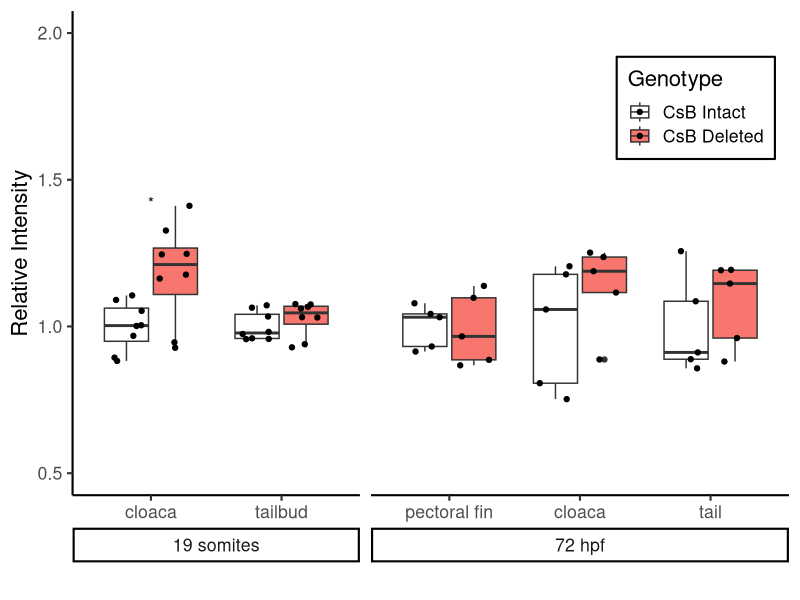
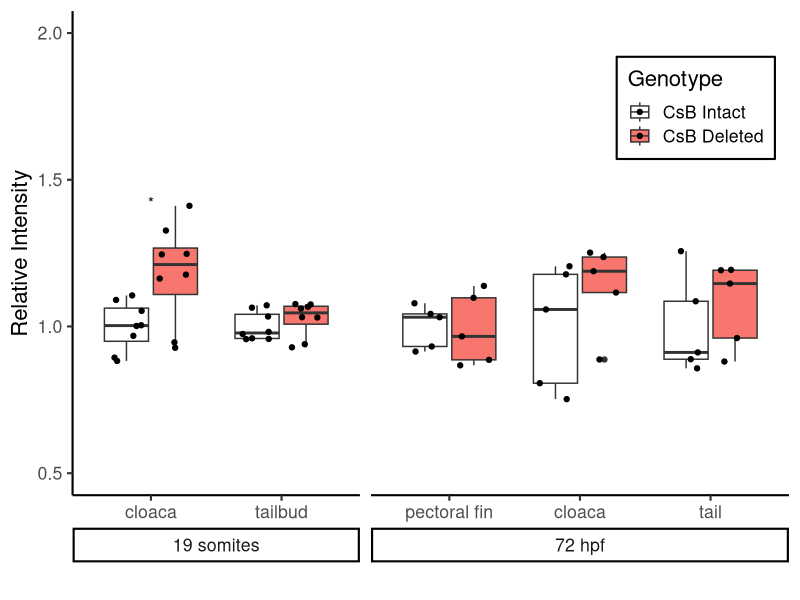

Reproduce these figures in R, in order.
library(openxlsx)
library(reshape2)
library(dplyr)
library(ggplot2)
library(ggpubr)

# Get the raw data from the excel document
data_075 <- read.xlsx("fluo_quantification/CsB reporter intensity.xlsx",
                      "0.75 dpf")
data_075_long <- melt(data_075, id.vars = c("Fish", "Genotype"),
                      variable.name = "Tissue")
data_3 <- read.xlsx("fluo_quantification/CsB reporter intensity.xlsx",
                    "3 dpf", sep.names = " ")
data_3_long <- melt(data_3, id.vars = c("Fish", "Genotype"),
                    variable.name = "Tissue")
# Add the stage info
data_075_long$Stage <- "19 somites"
data_3_long$Stage <- "72 hpf"

# Merge both
data_all <- rbind(data_075_long, data_3_long)

# Normalize each Stage+Tissue value by the average in the Intact
data_all <- data_all %>%
  group_by(Stage, Tissue) %>%
  mutate(relative_value = value / mean(value[Genotype == "Intact"]))

# Order the factors:
data_all$Genotype <- factor(data_all$Genotype, levels = c("Intact", "Deleted"))
data_all$Tissue <- factor(data_all$Tissue,
                          levels = c("pectoral fin", "cloaca", "tail", "tailbud"))
# Compute the plot
ggplot(data_all, aes(x = Tissue, y = relative_value,
                     fill=Genotype)) +
  geom_boxplot() + 
  ylim(0.5, 2) +
  geom_point(position=position_jitterdodge(0.5), alpha=1) +
  facet_grid(. ~ Stage, scales = "free", space = "free", switch = "both") +
  stat_compare_means(aes(group = Genotype), label = "p.signif", method = "t.test",
                     label.y = 1.4, hide.ns = TRUE) +
  theme_classic(base_size = 16) +
  scale_fill_manual(values=c("white", "#F8766D"),
                    labels = paste("CsB", levels(data_all$Genotype))) +
  xlab("") +
  ylab("Relative Intensity") +
  theme(legend.position = "inside",
        legend.position.inside = c(0.87, 0.8),
        legend.background = element_rect(fill = "white", color = "black"),
        # strip.background = element_blank(),
        strip.placement = "outside")
ggsave("fluo_quantification/CsB_reporter_intensity.pdf",
       width = 7, height = 4.5)

# Get the p-value values:
data_all$Stage_Tissue <- with(data_all, paste(Stage, Tissue, sep = "_"))
compare_means(value ~ Genotype, data_all, group.by = "Stage_Tissue", method = "t.test")
# Adding missing grouping variables: `Stage`, `Tissue`
# # A tibble: 5 × 9
#   Stage_Tissue        .y.   group1 group2       p p.adj p.format p.signif method
#   <chr>               <chr> <chr>  <chr>    <dbl> <dbl> <chr>    <chr>    <chr> 
# 1 19 somites_cloaca   value Intact Deleted 0.0221  0.11 0.022    *        T-test
# 2 19 somites_tailbud  value Intact Deleted 0.352   1    0.352    ns       T-test
# 3 72 hpf_pectoral fin value Intact Deleted 0.894   1    0.894    ns       T-test
# 4 72 hpf_cloaca       value Intact Deleted 0.274   1    0.274    ns       T-test
# 5 72 hpf_tail         value Intact Deleted 0.476   1    0.476    ns       T-test
